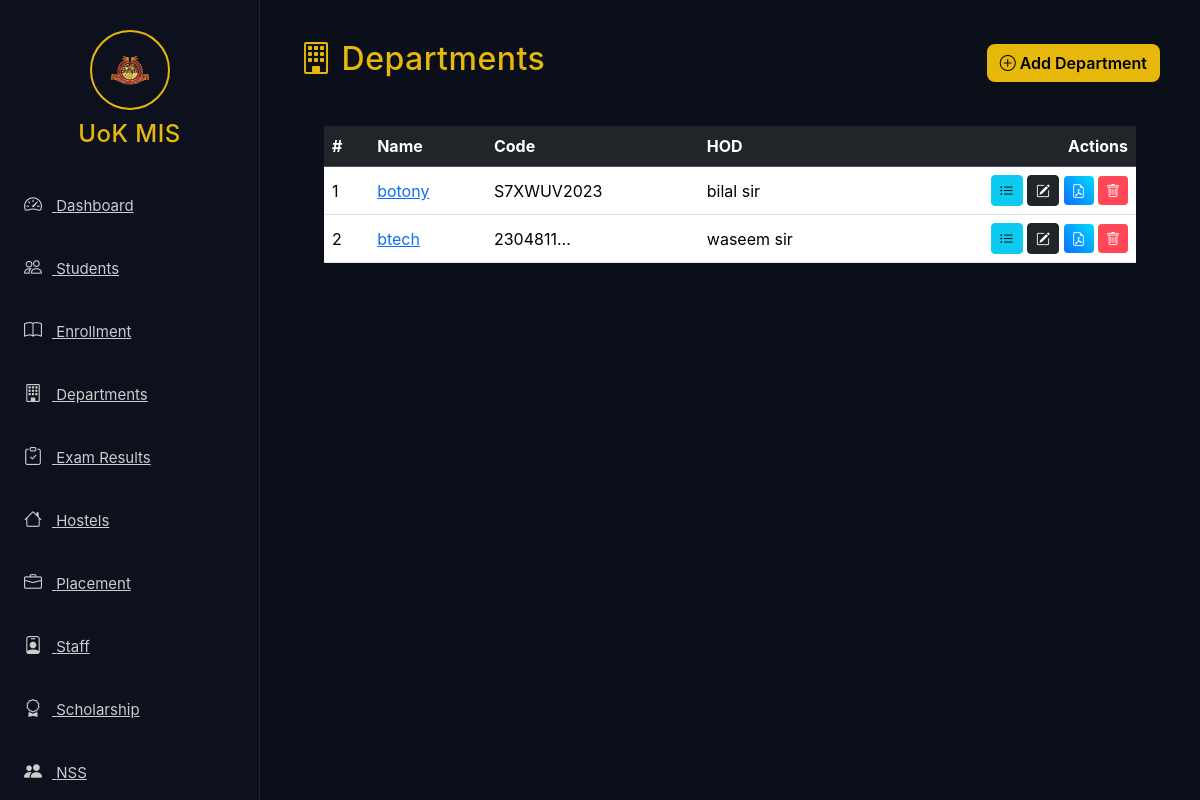
The page /departments on the database its author committed.
### app/models.py (models this page shows, shortened)
class Department(db.Model):
    id = db.Column(db.Integer, primary_key=True)
    name = db.Column(db.String(200), nullable=False)
    code = db.Column(db.String(50))
    hod = db.Column(db.String(200))
    created_at = db.Column(db.DateTime, default=datetime.utcnow)
    programmes = db.relationship("Programme", backref="department", lazy=True, cascade="all, delete-orphan")

### app/routes.py (the view)
@main.route("/departments")
def departments():
    depts = Department.query.order_by(Department.name.asc()).all()
    return render_template("departments/departments.html", departments=depts)

### app/templates/departments/departments.html
{% extends 'base.html' %}
{% block content %}
<div class="page-header d-flex justify-content-between align-items-center">
  <h2><i class="bi bi-building"></i> Departments</h2>
  <a href="{{ url_for('main.add_department') }}" class="btn btn-gold">
    <i class="bi bi-plus-circle"></i> Add Department
  </a>
</div>
<div class="card-glow p-4 mt-3">
  <table class="table table-hover align-middle">
    <thead class="table-dark">
      <tr>
        <th>#</th>
        <th>Name</th>
        <th>Code</th>
        <th>HOD</th>
        <th class="text-end">Actions</th>
      </tr>
    </thead>
    <tbody>
      {% for d in departments %}
      <tr>
        <td>{{ loop.index }}</td>
        <td>
          <a href="{{ url_for('main.department_profile', dept_id=d.id) }}">
            {{ d.name }}
          </a>
        </td>
        <td>{{ d.code or '-' }}</td>
        <td>{{ d.hod or '-' }}</td>
        <td class="text-end">
          <a href="{{ url_for('main.programmes', dept_id=d.id) }}"
             class="btn btn-sm btn-info"
             title="View Programmes">
            <i class="bi bi-list-ul"></i>
          </a>
          <a href="{{ url_for('main.edit_department', dept_id=d.id) }}"
             class="btn btn-sm btn-dark">
            <i class="bi bi-pencil-square"></i>
          </a>
          <a href="{{ url_for('main.department_pdf', dept_id=d.id) }}"
             class="btn btn-sm btn-primary">
            <i class="bi bi-file-earmark-pdf"></i>
          </a>
          <a href="{{ url_for('main.delete_department', dept_id=d.id) }}"
             class="btn btn-sm btn-danger">
            <i class="bi bi-trash"></i>
          </a>
        </td>
      </tr>
      {% else %}
      <tr>
        <td colspan="5" class="text-center">No departments yet.</td>
      </tr>
      {% endfor %}
    </tbody>
  </table>
</div>
{% endblock %}

### app/static/css/style.css (style rules this page uses)
body { background: #0b0f19; color: #eee; font-family: "Inter", sans-serif; overflow-x: hidden; }
h1, h2, h3, h4, h5, h6 { color: #e5b80b; letter-spacing: 0.5px; }
.table { color: #eee; }
.table thead { background: #151b2e; }
.btn-primary { background: linear-gradient(45deg, #0d6efd, #00d9ff); border: none; }
.btn-danger { background: #ff4757; border: none; }
.btn-gold { background: #e5b80b; color: #000; border-radius: 8px; font-weight: 600; }

### rows shown on the page
Department: name "botony", code "S7XWUV2023", hod "bilal sir"
Department: name "btech", code "2304811...", hod "waseem sir"
